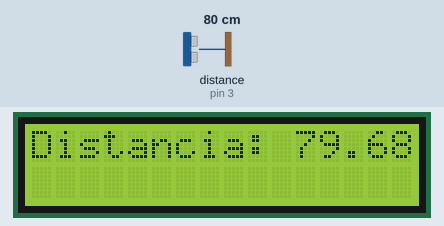
Bench run of a sketch on a simulated Arduino Uno, built with avr-gcc and run on an emulated ATmega328P. Parts: 16×2 character LCD. Wiring (inferred from the names in the program): ultrasonic range finder: trigger pin 2; echo pin 3. Inputs (shaded band) come from the test bench; at power-on: distance to the obstacle (sensor on pin 3) 80 cm. The echo pulse lasts 58.3 µs per cm.

Above: at 2.2 s.
2.3 s: distance to the obstacle (sensor on pin 3) set to 2 cm
At 2.31 s:
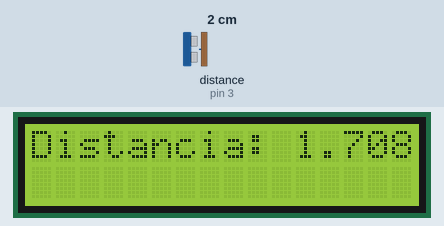
3.8 s: distance to the obstacle (sensor on pin 3) set to 35 cm
At 3.82 s:
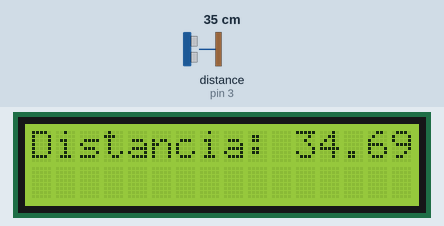
5.3 s: distance to the obstacle (sensor on pin 3) set to 4 cm
At 5.9 s:
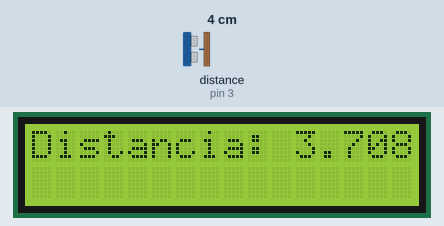

Measured:
- after the input at 2.3 s, the display: first changes at once (image 1 shows a later state)
- after the input at 3.8 s, the display: first differs from a run without the input at once (image 2 shows a later state)
- after the input at 5.3 s, the display: first differs from a run without the input at once (image 3)

The sketch:

sketch_feb28-02-24.ino
```cpp
#include <Arduino.h>
#include <LiquidCrystal.h>
const int TriggerPin = 2;
const int EchoPin = 3;
const int rs = 12, en = 13, d4 = 4, d5 = 5, d6 = 6, d7 = 7;
LiquidCrystal lcd(rs, en, d4, d5, d6, d7);

void setup()
{
  pinMode(TriggerPin, OUTPUT);
  pinMode(EchoPin, INPUT);
  // put your setup code here, to run once:
  Serial.begin(9600);
  lcd.begin(16, 2);
  lcd.print("Bienvenido");
  delay(1000);
  lcd.clear();
}

void loop()
{
  float distancia = meas_dist(TriggerPin, EchoPin);
  // put your main code here, to run repeatedly:
  lcd.setCursor(0, 0);
  lcd.print("Distancia: ");
  lcd.print(distancia);
}

float meas_dist(int TriggerPin, int EchoPin)
{
  long tiempo_pulso = 0;
  float distanciaCm = 0;
  digitalWrite(TriggerPin, LOW); // 4 micro seg en LOW para estabilizar el nuevo pulso
  delayMicroseconds(4);
  digitalWrite(TriggerPin, HIGH); // pulso de disparo de 10 micro seg
  delayMicroseconds(10);
  digitalWrite(TriggerPin, LOW);         // finalización del pulso de disparo
  tiempo_pulso = pulseIn(EchoPin, HIGH); // lectura del tiempo de duración del pulso en echo
  distanciaCm = (tiempo_pulso * 343.0 / 2.0) / 10000.0; // distancia en cm
  return distanciaCm;
}
```
